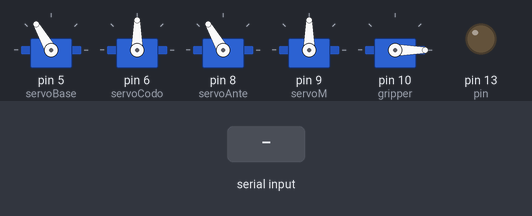
A sketch run on a simulated Arduino Uno, built with avr-gcc and run on an emulated ATmega328P. Shown: 5 × servo, output pins drawn as LEDs (lit = HIGH). The test bench sets the inputs (shaded band).

Above: at 1.2 s.
1.3 s: "T" received over Serial
At 1.9 s:
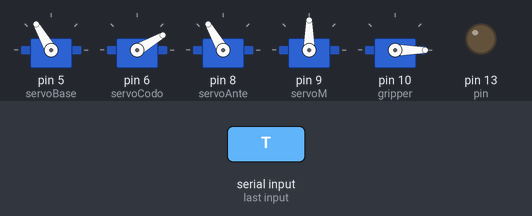
At 2.6 s:
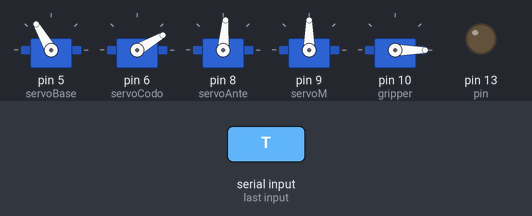
4.3 s: "R" received over Serial
At 4.8 s:
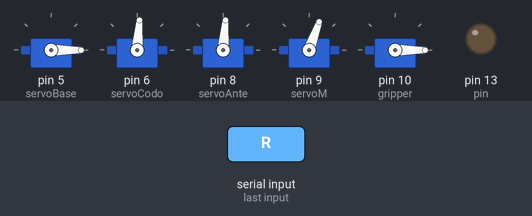
10.3 s: "C" received over Serial
Timing chart, 0 to 17.2 s (numbered marks = the images above; inputs shaded):
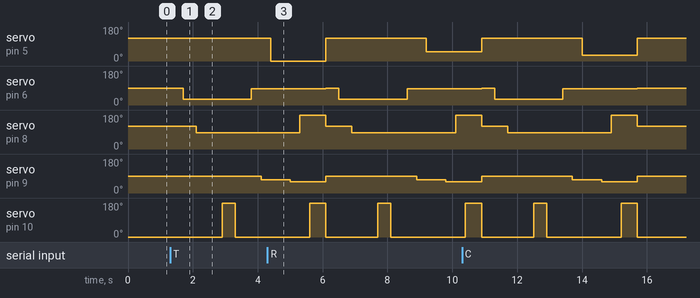

The sketch:

brazo.ino
```cpp
#include <Servo.h>

const int pin = 13;
int incomingByte;

Servo servoBase, servoCodo, servoAnte, servoM, gripper;

void setup() {
  // put your setup code here, to run once:
  Serial.begin(9600);
  servoBase.attach(5);
  servoCodo.attach(6);
  servoAnte.attach(8);
  servoM.attach(9);
  gripper.attach(10);
  pinMode(pin, OUTPUT);
}

void loop() {
  if (Serial.available() > 0) {
    incomingByte = Serial.read();

    switch (incomingByte) {
      case 'T':
        clasifyTriangle();
        break;
      case 'R':
        clasifySquare();
        break;
      case 'C':
        clasifyCircle();
        break;
      case 'D':
        noMovement();
    }
  } else {
    noMovement();
  }
}

void noMovement() {
  servoBase.write(120);
  servoCodo.write(90);
  servoAnte.write(120);
  servoM.write(90);
  gripper.write(0);
}

void clasifyTriangle() {
  servoBase.write(120);
  delay(400);
  servoCodo.write(30);
  delay(400);
  servoAnte.write(85);
  delay(400);
  servoM.write(90);
  delay(400);
  gripper.write(180);
  delay(400);
  gripper.write(0);  //PARA EL TAMANO DEL OBJETO
  delay(500);
  servoCodo.write(85);
  delay(300);
  servoM.write(70);
  delay(300);
  servoBase.write(0);  // DONDE QUEDA LA FIGURA
  delay(600);
  servoM.write(60);
  delay(300);
  servoAnte.write(180);
  delay(300);
  gripper.write(180);
  delay(500);
  noMovement();
}

void clasifySquare() {
  servoBase.write(120);
  delay(400);
  servoCodo.write(30);
  delay(400);
  servoAnte.write(85);
  delay(400);
  servoM.write(90);
  delay(400);
  gripper.write(180);
  delay(400);
  gripper.write(0);  // <--------
  delay(500);
  servoCodo.write(85);
  delay(300);
  servoM.write(70);
  delay(300);
  servoBase.write(50);  // <-------
  delay(600);
  servoM.write(60);
  delay(300);
  servoAnte.write(180);
  delay(300);
  gripper.write(180);
  delay(500);
  noMovement();
}

void clasifyCircle() {
  servoBase.write(120);
  delay(400);
  servoCodo.write(30);
  delay(400);
  servoAnte.write(85);
  delay(400);
  servoM.write(90);
  delay(400);
  gripper.write(180);
  delay(400);
  gripper.write(0);  // <--------
  delay(500);
  servoCodo.write(85);
  delay(300);
  servoM.write(70);
  delay(300);
  servoBase.write(30);  // <---------
  delay(600);
  servoM.write(60);
  delay(300);
  servoAnte.write(180);
  delay(300);
  gripper.write(180);
  delay(500);
  noMovement();
}
```

Measured:
- after the input at 1.3 s, servo on pin 6 (servoCodo): 90° → 30° after 0.40 s, → 85° 2.1 s later; servo on pin 8 (servoAnte): 120° → 85° after 0.80 s; servo on pin 9 (servoM): 90° → 70° after 2.8 s; servo on pin 10 (gripper): 0° → 180° after 1.6 s, → 0° 0.40 s later
